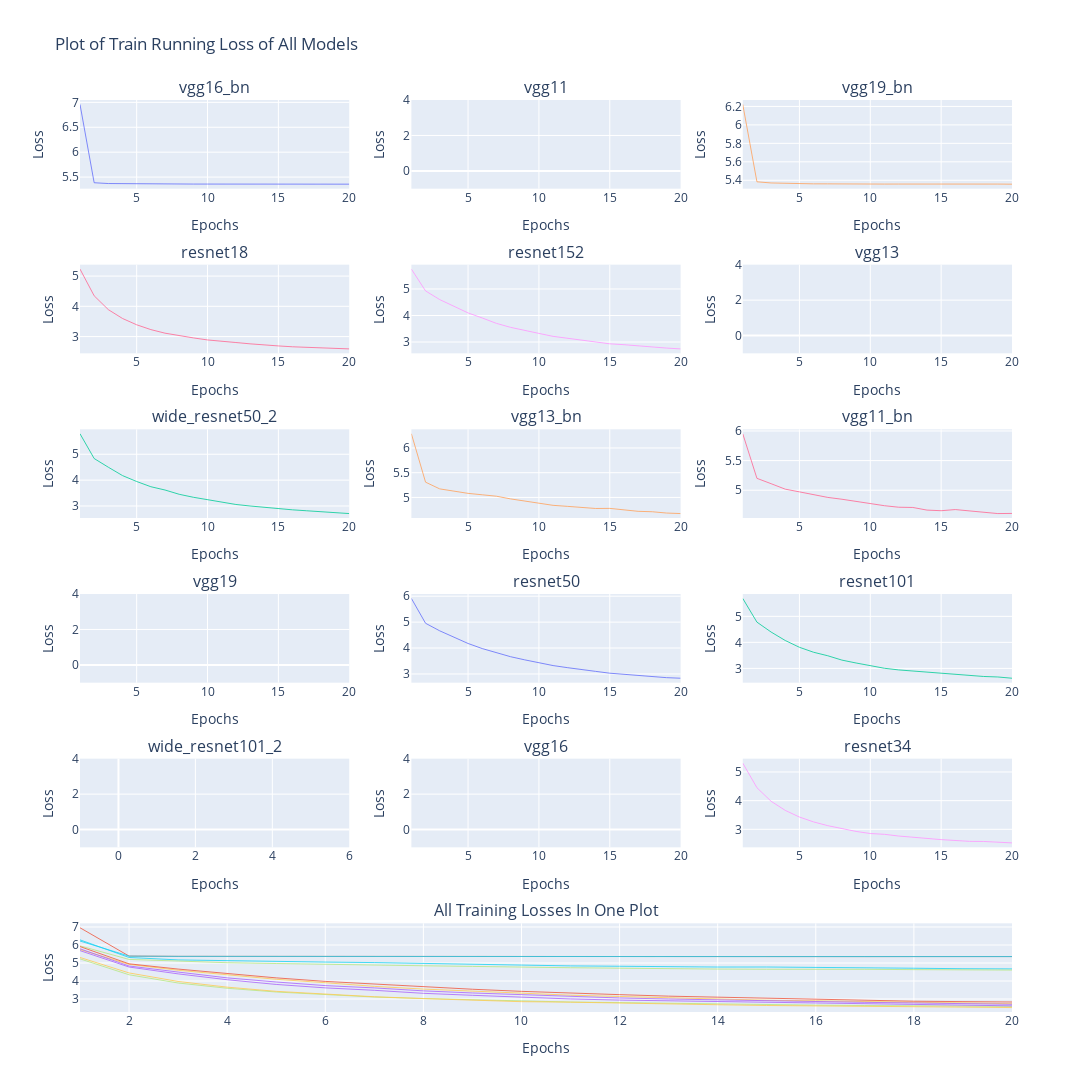

Notebook code cell kept with this figure:
### Code cell
plt = reporting_util.make_loss_plots(analytics)
plt.show()

### Figure 1 — Plotly figure (JSON) as saved in the notebook; plotly's stock layout.template omitted (floating-point values rounded to 4 significant figures)
{"data": [{"line": {"width": 1}, "name": "vgg16_bn_train", "opacity": 0.8, "type": "scatter", "x": [1, 2, 3, 4, 5, 6, 7, 8, 9, 10, 11, 12, 13, 14, 15, 16, 17, 18, 19, 20], "xaxis": "x", "y": [6.958, 5.387, 5.371, 5.367, 5.363, 5.362, 5.361, 5.359, 5.36, 5.36, 5.36, 5.359, 5.358, 5.359, 5.358, 5.357, 5.357, 5.359, 5.357, 5.358], "yaxis": "y"}, {"line": {"width": 1}, "name": "vgg16_bn", "opacity": 0.8, "type": "scatter", "x": [1, 2, 3, 4, 5, 6, 7, 8, 9, 10, 11, 12, 13, 14, 15, 16, 17, 18, 19, 20], "xaxis": "x16", "y": [6.958, 5.387, 5.371, 5.367, 5.363, 5.362, 5.361, 5.359, 5.36, 5.36, 5.36, 5.359, 5.358, 5.359, 5.358, 5.357, 5.357, 5.359, 5.357, 5.358], "yaxis": "y16"}, {"line": {"width": 1}, "name": "vgg11_train", "opacity": 0.8, "type": "scatter", "x": [1, 2, 3, 4, 5, 6, 7, 8, 9, 10, 11, 12, 13, 14, 15, 16, 17, 18, 19, 20], "xaxis": "x2", "y": [null, null, null, null, null, null, null, null, null, null, null, null, null, null, null, null, null, null, null, null], "yaxis": "y2"}, {"line": {"width": 1}, "name": "vgg11", "opacity": 0.8, "type": "scatter", "x": [1, 2, 3, 4, 5, 6, 7, 8, 9, 10, 11, 12, 13, 14, 15, 16, 17, 18, 19, 20], "xaxis": "x16", "y": [null, null, null, null, null, null, null, null, null, null, null, null, null, null, null, null, null, null, null, null], "yaxis": "y16"}, {"line": {"width": 1}, "name": "vgg19_bn_train", "opacity": 0.8, "type": "scatter", "x": [1, 2, 3, 4, 5, 6, 7, 8, 9, 10, 11, 12, 13, 14, 15, 16, 17, 18, 19, 20], "xaxis": "x3", "y": [6.222, 5.384, 5.371, 5.367, 5.36, 5.361, 5.361, 5.359, 5.359, 5.359, 5.359, 5.359, 5.36, 5.359, 5.357, 5.359, 5.359, 5.358, 5.359, 5.358], "yaxis": "y3"}, {"line": {"width": 1}, "name": "vgg19_bn", "opacity": 0.8, "type": "scatter", "x": [1, 2, 3, 4, 5, 6, 7, 8, 9, 10, 11, 12, 13, 14, 15, 16, 17, 18, 19, 20], "xaxis": "x16", "y": [6.222, 5.384, 5.371, 5.367, 5.36, 5.361, 5.361, 5.359, 5.359, 5.359, 5.359, 5.359, 5.36, 5.359, 5.357, 5.359, 5.359, 5.358, 5.359, 5.358], "yaxis": "y16"}, {"line": {"width": 1}, "name": "resnet18_train", "opacity": 0.8, "type": "scatter", "x": [1, 2, 3, 4, 5, 6, 7, 8, 9, 10, 11, 12, 13, 14, 15, 16, 17, 18, 19, 20], "xaxis": "x4", "y": [5.231, 4.348, 3.89, 3.598, 3.39, 3.23, 3.112, 3.027, 2.956, 2.888, 2.835, 2.803, 2.76, 2.736, 2.691, 2.662, 2.64, 2.634, 2.604, 2.592], "yaxis": "y4"}, {"line": {"width": 1}, "name": "resnet18", "opacity": 0.8, "type": "scatter", "x": [1, 2, 3, 4, 5, 6, 7, 8, 9, 10, 11, 12, 13, 14, 15, 16, 17, 18, 19, 20], "xaxis": "x16", "y": [5.231, 4.348, 3.89, 3.598, 3.39, 3.23, 3.112, 3.027, 2.956, 2.888, 2.835, 2.803, 2.76, 2.736, 2.691, 2.662, 2.64, 2.634, 2.604, 2.592], "yaxis": "y16"}, {"line": {"width": 1}, "name": "resnet152_train", "opacity": 0.8, "type": "scatter", "x": [1, 2, 3, 4, 5, 6, 7, 8, 9, 10, 11, 12, 13, 14, 15, 16, 17, 18, 19, 20], "xaxis": "x5", "y": [5.748, 4.926, 4.599, 4.334, 4.097, 3.907, 3.704, 3.554, 3.431, 3.326, 3.214, 3.142, 3.065, 2.987, 2.933, 2.9, 2.851, 2.81, 2.773, 2.742], "yaxis": "y5"}, {"line": {"width": 1}, "name": "resnet152", "opacity": 0.8, "type": "scatter", "x": [1, 2, 3, 4, 5, 6, 7, 8, 9, 10, 11, 12, 13, 14, 15, 16, 17, 18, 19, 20], "xaxis": "x16", "y": [5.748, 4.926, 4.599, 4.334, 4.097, 3.907, 3.704, 3.554, 3.431, 3.326, 3.214, 3.142, 3.065, 2.987, 2.933, 2.9, 2.851, 2.81, 2.773, 2.742], "yaxis": "y16"}, {"line": {"width": 1}, "name": "vgg13_train", "opacity": 0.8, "type": "scatter", "x": [1, 2, 3, 4, 5, 6, 7, 8, 9, 10, 11, 12, 13, 14, 15, 16, 17, 18, 19, 20], "xaxis": "x6", "y": [null, null, null, null, null, null, null, null, null, null, null, null, null, null, null, null, null, null, null, null], "yaxis": "y6"}, {"line": {"width": 1}, "name": "vgg13", "opacity": 0.8, "type": "scatter", "x": [1, 2, 3, 4, 5, 6, 7, 8, 9, 10, 11, 12, 13, 14, 15, 16, 17, 18, 19, 20], "xaxis": "x16", "y": [null, null, null, null, null, null, null, null, null, null, null, null, null, null, null, null, null, null, null, null], "yaxis": "y16"}, {"line": {"width": 1}, "name": "wide_resnet50_2_train", "opacity": 0.8, "type": "scatter", "x": [1, 2, 3, 4, 5, 6, 7, 8, 9, 10, 11, 12, 13, 14, 15, 16, 17, 18, 19, 20], "xaxis": "x7", "y": [5.792, 4.835, 4.499, 4.176, 3.947, 3.746, 3.619, 3.454, 3.338, 3.241, 3.152, 3.06, 3.001, 2.95, 2.889, 2.853, 2.817, 2.783, 2.756, 2.709], "yaxis": "y7"}, {"line": {"width": 1}, "name": "wide_resnet50_2", "opacity": 0.8, "type": "scatter", "x": [1, 2, 3, 4, 5, 6, 7, 8, 9, 10, 11, 12, 13, 14, 15, 16, 17, 18, 19, 20], "xaxis": "x16", "y": [5.792, 4.835, 4.499, 4.176, 3.947, 3.746, 3.619, 3.454, 3.338, 3.241, 3.152, 3.06, 3.001, 2.95, 2.889, 2.853, 2.817, 2.783, 2.756, 2.709], "yaxis": "y16"}, {"line": {"width": 1}, "name": "vgg13_bn_train", "opacity": 0.8, "type": "scatter", "x": [1, 2, 3, 4, 5, 6, 7, 8, 9, 10, 11, 12, 13, 14, 15, 16, 17, 18, 19, 20], "xaxis": "x8", "y": [6.287, 5.309, 5.173, 5.124, 5.082, 5.054, 5.025, 4.971, 4.928, 4.896, 4.841, 4.82, 4.792, 4.777, 4.779, 4.743, 4.72, 4.711, 4.685, 4.674], "yaxis": "y8"}, {"line": {"width": 1}, "name": "vgg13_bn", "opacity": 0.8, "type": "scatter", "x": [1, 2, 3, 4, 5, 6, 7, 8, 9, 10, 11, 12, 13, 14, 15, 16, 17, 18, 19, 20], "xaxis": "x16", "y": [6.287, 5.309, 5.173, 5.124, 5.082, 5.054, 5.025, 4.971, 4.928, 4.896, 4.841, 4.82, 4.792, 4.777, 4.779, 4.743, 4.72, 4.711, 4.685, 4.674], "yaxis": "y16"}, {"line": {"width": 1}, "name": "vgg11_bn_train", "opacity": 0.8, "type": "scatter", "x": [1, 2, 3, 4, 5, 6, 7, 8, 9, 10, 11, 12, 13, 14, 15, 16, 17, 18, 19, 20], "xaxis": "x9", "y": [5.952, 5.201, 5.11, 5.018, 4.972, 4.92, 4.879, 4.848, 4.812, 4.765, 4.739, 4.713, 4.709, 4.665, 4.655, 4.674, 4.652, 4.633, 4.606, 4.609], "yaxis": "y9"}, {"line": {"width": 1}, "name": "vgg11_bn", "opacity": 0.8, "type": "scatter", "x": [1, 2, 3, 4, 5, 6, 7, 8, 9, 10, 11, 12, 13, 14, 15, 16, 17, 18, 19, 20], "xaxis": "x16", "y": [5.952, 5.201, 5.11, 5.018, 4.972, 4.92, 4.879, 4.848, 4.812, 4.765, 4.739, 4.713, 4.709, 4.665, 4.655, 4.674, 4.652, 4.633, 4.606, 4.609], "yaxis": "y16"}, {"line": {"width": 1}, "name": "vgg19_train", "opacity": 0.8, "type": "scatter", "x": [1, 2, 3, 4, 5, 6, 7, 8, 9, 10, 11, 12, 13, 14, 15, 16, 17, 18, 19, 20], "xaxis": "x10", "y": [null, null, null, null, null, null, null, null, null, null, null, null, null, null, null, null, null, null, null, null], "yaxis": "y10"}, {"line": {"width": 1}, "name": "vgg19", "opacity": 0.8, "type": "scatter", "x": [1, 2, 3, 4, 5, 6, 7, 8, 9, 10, 11, 12, 13, 14, 15, 16, 17, 18, 19, 20], "xaxis": "x16", "y": [null, null, null, null, null, null, null, null, null, null, null, null, null, null, null, null, null, null, null, null], "yaxis": "y16"}, {"line": {"width": 1}, "name": "resnet50_train", "opacity": 0.8, "type": "scatter", "x": [1, 2, 3, 4, 5, 6, 7, 8, 9, 10, 11, 12, 13, 14, 15, 16, 17, 18, 19, 20], "xaxis": "x11", "y": [5.914, 4.956, 4.665, 4.414, 4.176, 3.98, 3.824, 3.666, 3.544, 3.427, 3.324, 3.244, 3.161, 3.1, 3.03, 2.988, 2.945, 2.88, 2.857, 2.835], "yaxis": "y11"}, {"line": {"width": 1}, "name": "resnet50", "opacity": 0.8, "type": "scatter", "x": [1, 2, 3, 4, 5, 6, 7, 8, 9, 10, 11, 12, 13, 14, 15, 16, 17, 18, 19, 20], "xaxis": "x16", "y": [5.914, 4.956, 4.665, 4.414, 4.176, 3.98, 3.824, 3.666, 3.544, 3.427, 3.324, 3.244, 3.161, 3.1, 3.03, 2.988, 2.945, 2.88, 2.857, 2.835], "yaxis": "y16"}, {"line": {"width": 1}, "name": "resnet101_train", "opacity": 0.8, "type": "scatter", "x": [1, 2, 3, 4, 5, 6, 7, 8, 9, 10, 11, 12, 13, 14, 15, 16, 17, 18, 19, 20], "xaxis": "x12", "y": [5.688, 4.777, 4.397, 4.072, 3.811, 3.62, 3.486, 3.318, 3.207, 3.095, 3.005, 2.941, 2.9, 2.838, 2.798, 2.767, 2.727, 2.69, 2.671, 2.622], "yaxis": "y12"}, {"line": {"width": 1}, "name": "resnet101", "opacity": 0.8, "type": "scatter", "x": [1, 2, 3, 4, 5, 6, 7, 8, 9, 10, 11, 12, 13, 14, 15, 16, 17, 18, 19, 20], "xaxis": "x16", "y": [5.688, 4.777, 4.397, 4.072, 3.811, 3.62, 3.486, 3.318, 3.207, 3.095, 3.005, 2.941, 2.9, 2.838, 2.798, 2.767, 2.727, 2.69, 2.671, 2.622], "yaxis": "y16"}, {"line": {"width": 1}, "name": "wide_resnet101_2_train", "opacity": 0.8, "type": "scatter", "x": [], "xaxis": "x13", "y": [], "yaxis": "y13"}, {"line": {"width": 1}, "name": "wide_resnet101_2", "opacity": 0.8, "type": "scatter", "x": [], "xaxis": "x16", "y": [], "yaxis": "y16"}, {"line": {"width": 1}, "name": "vgg16_train", "opacity": 0.8, "type": "scatter", "x": [1, 2, 3, 4, 5, 6, 7, 8, 9, 10, 11, 12, 13, 14, 15, 16, 17, 18, 19, 20], "xaxis": "x14", "y": [null, null, null, null, null, null, null, null, null, null, null, null, null, null, null, null, null, null, null, null], "yaxis": "y14"}, {"line": {"width": 1}, "name": "vgg16", "opacity": 0.8, "type": "scatter", "x": [1, 2, 3, 4, 5, 6, 7, 8, 9, 10, 11, 12, 13, 14, 15, 16, 17, 18, 19, 20], "xaxis": "x16", "y": [null, null, null, null, null, null, null, null, null, null, null, null, null, null, null, null, null, null, null, null], "yaxis": "y16"}, {"line": {"width": 1}, "name": "resnet34_train", "opacity": 0.8, "type": "scatter", "x": [1, 2, 3, 4, 5, 6, 7, 8, 9, 10, 11, 12, 13, 14, 15, 16, 17, 18, 19, 20], "xaxis": "x15", "y": [5.309, 4.451, 3.977, 3.661, 3.428, 3.259, 3.128, 3.025, 2.927, 2.854, 2.826, 2.767, 2.712, 2.683, 2.641, 2.609, 2.581, 2.577, 2.552, 2.527], "yaxis": "y15"}, {"line": {"width": 1}, "name": "resnet34", "opacity": 0.8, "type": "scatter", "x": [1, 2, 3, 4, 5, 6, 7, 8, 9, 10, 11, 12, 13, 14, 15, 16, 17, 18, 19, 20], "xaxis": "x16", "y": [5.309, 4.451, 3.977, 3.661, 3.428, 3.259, 3.128, 3.025, 2.927, 2.854, 2.826, 2.767, 2.712, 2.683, 2.641, 2.609, 2.581, 2.577, 2.552, 2.527], "yaxis": "y16"}], "layout": {"annotations": [{"font": {"size": 16}, "showarrow": false, "text": "vgg16_bn", "x": 0.1444, "xanchor": "center", "xref": "paper", "y": 1.0, "yanchor": "bottom", "yref": "paper"}, {"font": {"size": 16}, "showarrow": false, "text": "vgg11", "x": 0.5, "xanchor": "center", "xref": "paper", "y": 1.0, "yanchor": "bottom", "yref": "paper"}, {"font": {"size": 16}, "showarrow": false, "text": "vgg19_bn", "x": 0.8556, "xanchor": "center", "xref": "paper", "y": 1.0, "yanchor": "bottom", "yref": "paper"}, {"font": {"size": 16}, "showarrow": false, "text": "resnet18", "x": 0.1444, "xanchor": "center", "xref": "paper", "y": 0.8194, "yanchor": "bottom", "yref": "paper"}, {"font": {"size": 16}, "showarrow": false, "text": "resnet152", "x": 0.5, "xanchor": "center", "xref": "paper", "y": 0.8194, "yanchor": "bottom", "yref": "paper"}, {"font": {"size": 16}, "showarrow": false, "text": "vgg13", "x": 0.8556, "xanchor": "center", "xref": "paper", "y": 0.8194, "yanchor": "bottom", "yref": "paper"}, {"font": {"size": 16}, "showarrow": false, "text": "wide_resnet50_2", "x": 0.1444, "xanchor": "center", "xref": "paper", "y": 0.6389, "yanchor": "bottom", "yref": "paper"}, {"font": {"size": 16}, "showarrow": false, "text": "vgg13_bn", "x": 0.5, "xanchor": "center", "xref": "paper", "y": 0.6389, "yanchor": "bottom", "yref": "paper"}, {"font": {"size": 16}, "showarrow": false, "text": "vgg11_bn", "x": 0.8556, "xanchor": "center", "xref": "paper", "y": 0.6389, "yanchor": "bottom", "yref": "paper"}, {"font": {"size": 16}, "showarrow": false, "text": "vgg19", "x": 0.1444, "xanchor": "center", "xref": "paper", "y": 0.4583, "yanchor": "bottom", "yref": "paper"}, {"font": {"size": 16}, "showarrow": false, "text": "resnet50", "x": 0.5, "xanchor": "center", "xref": "paper", "y": 0.4583, "yanchor": "bottom", "yref": "paper"}, {"font": {"size": 16}, "showarrow": false, "text": "resnet101", "x": 0.8556, "xanchor": "center", "xref": "paper", "y": 0.4583, "yanchor": "bottom", "yref": "paper"}, {"font": {"size": 16}, "showarrow": false, "text": "wide_resnet101_2", "x": 0.1444, "xanchor": "center", "xref": "paper", "y": 0.2778, "yanchor": "bottom", "yref": "paper"}, {"font": {"size": 16}, "showarrow": false, "text": "vgg16", "x": 0.5, "xanchor": "center", "xref": "paper", "y": 0.2778, "yanchor": "bottom", "yref": "paper"}, {"font": {"size": 16}, "showarrow": false, "text": "resnet34", "x": 0.8556, "xanchor": "center", "xref": "paper", "y": 0.2778, "yanchor": "bottom", "yref": "paper"}, {"font": {"size": 16}, "showarrow": false, "text": "All Training Losses In One Plot", "x": 0.5, "xanchor": "center", "xref": "paper", "y": 0.09722, "yanchor": "bottom", "yref": "paper"}], "height": 2000, "showlegend": false, "title": {"text": "Plot of Train Running Loss of All Models"}, "width": 2000, "xaxis": {"anchor": "y", "domain": [0, 0.2889], "title": {"text": "Epochs"}}, "xaxis10": {"anchor": "y10", "domain": [0, 0.2889], "title": {"text": "Epochs"}}, "xaxis11": {"anchor": "y11", "domain": [0.3556, 0.6444], "title": {"text": "Epochs"}}, "xaxis12": {"anchor": "y12", "domain": [0.7111, 1], "title": {"text": "Epochs"}}, "xaxis13": {"anchor": "y13", "domain": [0, 0.2889], "title": {"text": "Epochs"}}, "xaxis14": {"anchor": "y14", "domain": [0.3556, 0.6444], "title": {"text": "Epochs"}}, "xaxis15": {"anchor": "y15", "domain": [0.7111, 1], "title": {"text": "Epochs"}}, "xaxis16": {"anchor": "y16", "domain": [0, 1], "title": {"text": "Epochs"}}, "xaxis2": {"anchor": "y2", "domain": [0.3556, 0.6444], "title": {"text": "Epochs"}}, "xaxis3": {"anchor": "y3", "domain": [0.7111, 1], "title": {"text": "Epochs"}}, "xaxis4": {"anchor": "y4", "domain": [0, 0.2889], "title": {"text": "Epochs"}}, "xaxis5": {"anchor": "y5", "domain": [0.3556, 0.6444], "title": {"text": "Epochs"}}, "xaxis6": {"anchor": "y6", "domain": [0.7111, 1], "title": {"text": "Epochs"}}, "xaxis7": {"anchor": "y7", "domain": [0, 0.2889], "title": {"text": "Epochs"}}, "xaxis8": {"anchor": "y8", "domain": [0.3556, 0.6444], "title": {"text": "Epochs"}}, "xaxis9": {"anchor": "y9", "domain": [0.7111, 1], "title": {"text": "Epochs"}}, "yaxis": {"anchor": "x", "domain": [0.9028, 1.0], "title": {"text": "Loss"}}, "yaxis10": {"anchor": "x10", "domain": [0.3611, 0.4583], "title": {"text": "Loss"}}, "yaxis11": {"anchor": "x11", "domain": [0.3611, 0.4583], "title": {"text": "Loss"}}, "yaxis12": {"anchor": "x12", "domain": [0.3611, 0.4583], "title": {"text": "Loss"}}, "yaxis13": {"anchor": "x13", "domain": [0.1806, 0.2778], "title": {"text": "Loss"}}, "yaxis14": {"anchor": "x14", "domain": [0.1806, 0.2778], "title": {"text": "Loss"}}, "yaxis15": {"anchor": "x15", "domain": [0.1806, 0.2778], "title": {"text": "Loss"}}, "yaxis16": {"anchor": "x16", "domain": [0, 0.09722], "title": {"text": "Loss"}}, "yaxis2": {"anchor": "x2", "domain": [0.9028, 1.0], "title": {"text": "Loss"}}, "yaxis3": {"anchor": "x3", "domain": [0.9028, 1.0], "title": {"text": "Loss"}}, "yaxis4": {"anchor": "x4", "domain": [0.7222, 0.8194], "title": {"text": "Loss"}}, "yaxis5": {"anchor": "x5", "domain": [0.7222, 0.8194], "title": {"text": "Loss"}}, "yaxis6": {"anchor": "x6", "domain": [0.7222, 0.8194], "title": {"text": "Loss"}}, "yaxis7": {"anchor": "x7", "domain": [0.5417, 0.6389], "title": {"text": "Loss"}}, "yaxis8": {"anchor": "x8", "domain": [0.5417, 0.6389], "title": {"text": "Loss"}}, "yaxis9": {"anchor": "x9", "domain": [0.5417, 0.6389], "title": {"text": "Loss"}}}}
